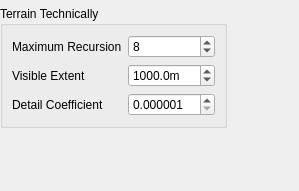
<?xml version="1.0" encoding="UTF-8"?>
<ui version="4.0">
 <class>TerrainFitting</class>
 <widget class="QWidget" name="TerrainFitting">
  <property name="geometry">
   <rect>
    <x>0</x>
    <y>0</y>
    <width>299</width>
    <height>191</height>
   </rect>
  </property>
  <property name="windowTitle">
   <string>Form</string>
  </property>
  <layout class="QVBoxLayout" name="verticalLayout" stretch="0,0,0">
   <property name="margin">
    <number>0</number>
   </property>
   <item>
    <widget class="StashFrame" name="frame_3">
     <property name="frameShape">
      <enum>QFrame::NoFrame</enum>
     </property>
    </widget>
   </item>
   <item>
    <layout class="QHBoxLayout" name="horizontalLayout">
     <item>
      <widget class="QGroupBox" name="groupBox">
       <property name="title">
        <string>Terrain Technically</string>
       </property>
       <layout class="QVBoxLayout" name="verticalLayout_2">
        <item>
         <layout class="QFormLayout" name="formLayout">
          <property name="fieldGrowthPolicy">
           <enum>QFormLayout::AllNonFixedFieldsGrow</enum>
          </property>
          <item row="0" column="0">
           <widget class="QLabel" name="label_2">
            <property name="text">
             <string>Maximum Recursion</string>
            </property>
           </widget>
          </item>
          <item row="0" column="1">
           <widget class="QSpinBox" name="maxRecursion">
            <property name="minimum">
             <number>1</number>
            </property>
            <property name="maximum">
             <number>22</number>
            </property>
            <property name="value">
             <number>8</number>
            </property>
           </widget>
          </item>
          <item row="1" column="0">
           <widget class="QLabel" name="label">
            <property name="text">
             <string>Visible Extent</string>
            </property>
           </widget>
          </item>
          <item row="1" column="1">
           <widget class="QDoubleSpinBox" name="visibleExtent">
            <property name="suffix">
             <string>m</string>
            </property>
            <property name="decimals">
             <number>1</number>
            </property>
            <property name="minimum">
             <double>1.000000000000000</double>
            </property>
            <property name="maximum">
             <double>999999999.000000000000000</double>
            </property>
            <property name="value">
             <double>1000.000000000000000</double>
            </property>
           </widget>
          </item>
          <item row="2" column="0">
           <widget class="QLabel" name="label_3">
            <property name="text">
             <string>Detail Coefficient</string>
            </property>
           </widget>
          </item>
          <item row="2" column="1">
           <widget class="QDoubleSpinBox" name="detailCoefficient">
            <property name="decimals">
             <number>6</number>
            </property>
            <property name="minimum">
             <double>0.000001000000000</double>
            </property>
            <property name="maximum">
             <double>2.000000000000000</double>
            </property>
            <property name="singleStep">
             <double>0.000100000000000</double>
            </property>
           </widget>
          </item>
         </layout>
        </item>
       </layout>
      </widget>
     </item>
     <item>
      <spacer name="horizontalSpacer">
       <property name="orientation">
        <enum>Qt::Horizontal</enum>
       </property>
       <property name="sizeHint" stdset="0">
        <size>
         <width>40</width>
         <height>20</height>
        </size>
       </property>
      </spacer>
     </item>
    </layout>
   </item>
   <item>
    <spacer name="verticalSpacer">
     <property name="orientation">
      <enum>Qt::Vertical</enum>
     </property>
     <property name="sizeHint" stdset="0">
      <size>
       <width>20</width>
       <height>40</height>
      </size>
     </property>
    </spacer>
   </item>
  </layout>
 </widget>
 <customwidgets>
  <customwidget>
   <class>StashFrame</class>
   <extends>QFrame</extends>
   <header>stashframe.h</header>
   <container>1</container>
  </customwidget>
 </customwidgets>
 <resources/>
 <connections/>
</ui>
